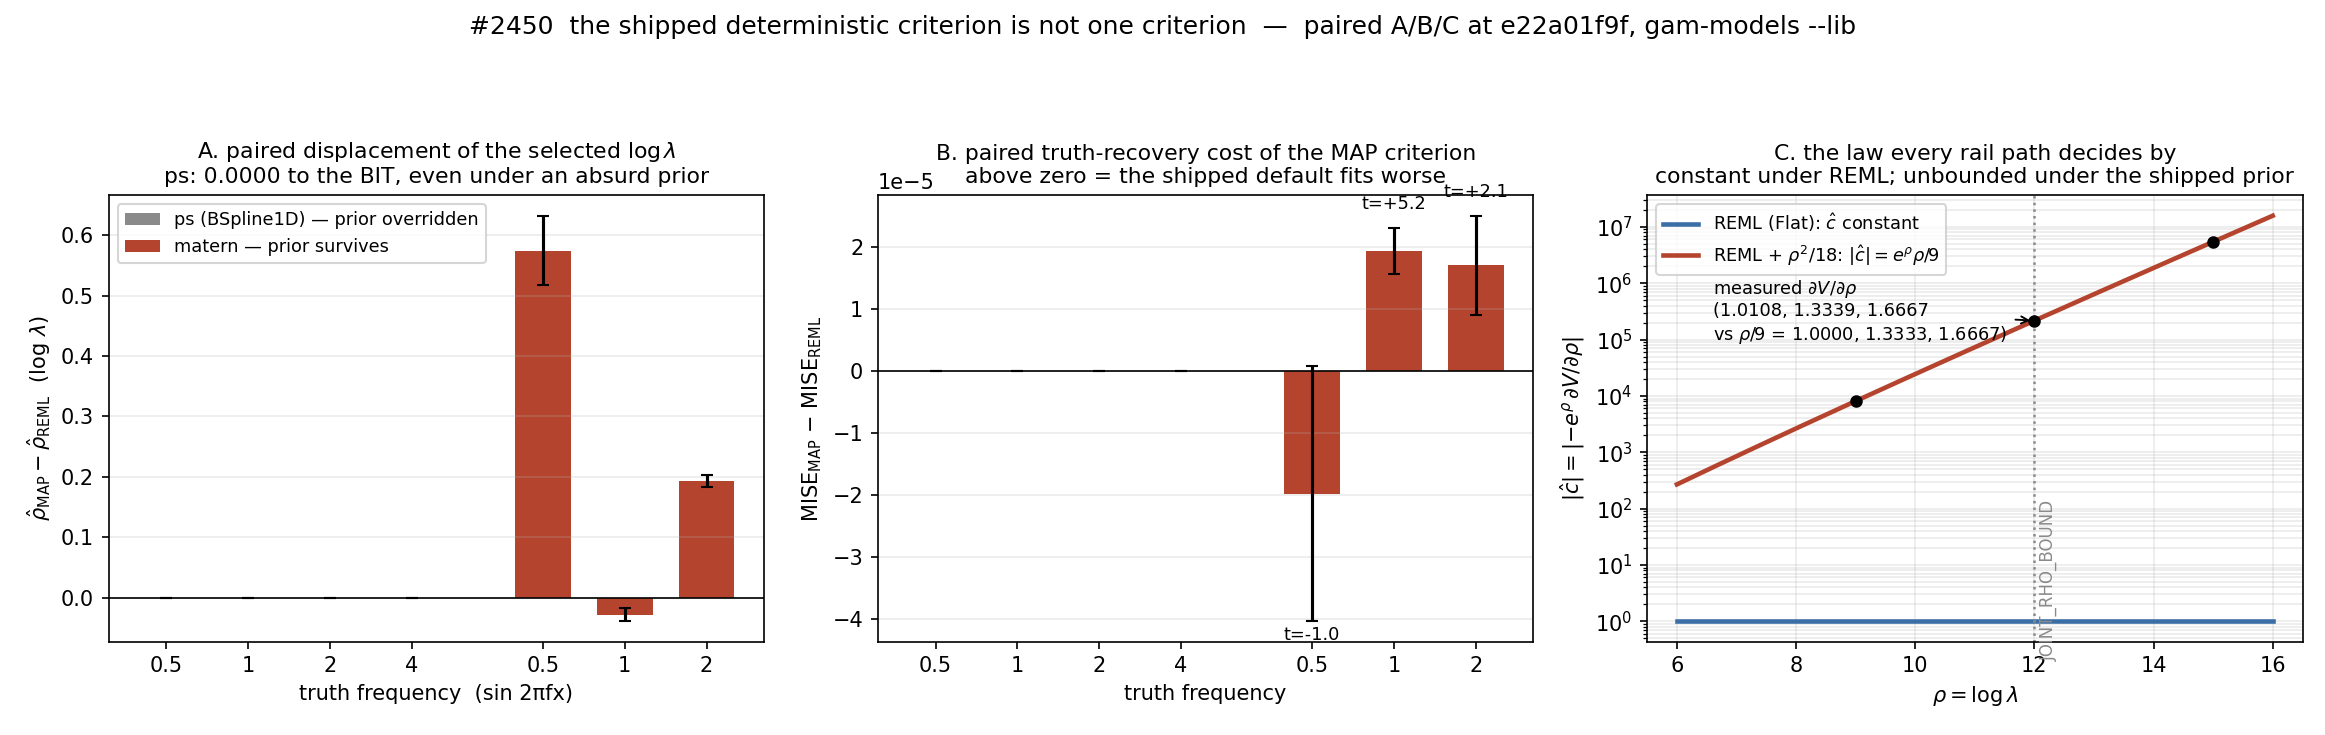

Python code for this plot:
"""#2450 — the shipped criterion is a mosaic, measured.

Panel A  paired displacement of rho-hat, MAP (Normal{0,3}) minus REML (Flat),
         with paired standard errors. `ps` is identically zero to the bit
         because the driver overrides the caller's prior; `matern` is not.
Panel B  paired MISE difference against the noise-free truth, same pairing.
Panel C  why it matters for the rail certificate: c-hat = -e^rho dV/drho,
         which every rail path tests for CONSTANCY. Under REML it is a
         constant; under Normal{0,3} the measured dV/drho -> rho/9 makes it
         diverge, so no lambda=infinity face exists to certify at any box width.

All numbers from `zz_measure_2450_rho_prior_criterion_bias_ladder`
(gam-models --lib, e22a01f9f, A10, 8 paired replicates per cell, n=200,
sigma=0.2, truth = sin(2*pi*f*x)); panel C's dV/drho values are the ladder
already recorded on the issue.
"""

import matplotlib

matplotlib.use("Agg")
import matplotlib.pyplot as plt
import numpy as np

PS = [  # freq, d_rho, se, d_mise, se_mise
    (0.5, 0.0, 0.0, 0.0, 0.0),
    (1.0, 0.0, 0.0, 0.0, 0.0),
    (2.0, 0.0, 0.0, 0.0, 0.0),
    (4.0, 0.0, 0.0, 0.0, 0.0),
]
MATERN = [
    (0.5, +0.5744, 0.0576, -1.9829e-5, 2.0582e-5),
    (1.0, -0.0277, 0.0111, +1.9348e-5, 3.7440e-6),
    (2.0, +0.1933, 0.0099, +1.7021e-5, 7.9959e-6),
]

BLUE = "#3b6ea5"
RED = "#b5442f"
GREY = "#8a8a8a"

fig, axes = plt.subplots(1, 3, figsize=(15.5, 4.9))

# ---------------------------------------------------------------- panel A
ax = axes[0]
w = 0.34
xs_ps = np.arange(len(PS))
xs_mt = np.arange(len(MATERN)) + len(PS) + 0.6
ax.bar(
    xs_ps,
    [r[1] for r in PS],
    w * 2,
    yerr=[r[2] for r in PS],
    color=GREY,
    label="ps (BSpline1D) — prior overridden",
    capsize=3,
)
ax.bar(
    xs_mt,
    [r[1] for r in MATERN],
    w * 2,
    yerr=[r[2] for r in MATERN],
    color=RED,
    label="matern — prior survives",
    capsize=3,
)
ax.axhline(0, color="k", lw=0.8)
ax.set_xticks(list(xs_ps) + list(xs_mt))
ax.set_xticklabels([f"{r[0]:g}" for r in PS] + [f"{r[0]:g}" for r in MATERN])
ax.set_xlabel("truth frequency  (sin 2πfx)")
ax.set_ylabel(r"$\hat\rho_{\rm MAP}-\hat\rho_{\rm REML}$  (log $\lambda$)")
ax.set_title(
    "A. paired displacement of the selected $\\log\\lambda$\n"
    "ps: 0.0000 to the BIT, even under an absurd prior",
    fontsize=10.5,
)
ax.legend(fontsize=8.5, loc="upper left")
ax.grid(alpha=0.25, axis="y")

# ---------------------------------------------------------------- panel B
ax = axes[1]
ax.bar(
    xs_ps,
    [r[3] for r in PS],
    w * 2,
    yerr=[r[4] for r in PS],
    color=GREY,
    capsize=3,
)
ax.bar(
    xs_mt,
    [r[3] for r in MATERN],
    w * 2,
    yerr=[r[4] for r in MATERN],
    color=RED,
    capsize=3,
)
for x, r in zip(xs_mt, MATERN):
    t = r[3] / r[4]
    ax.annotate(
        f"t={t:+.1f}",
        (x, r[3] + np.sign(r[3]) * (r[4] + 3e-6)),
        ha="center",
        fontsize=8.5,
        color="k",
    )
ax.axhline(0, color="k", lw=0.8)
ax.set_xticks(list(xs_ps) + list(xs_mt))
ax.set_xticklabels([f"{r[0]:g}" for r in PS] + [f"{r[0]:g}" for r in MATERN])
ax.set_xlabel("truth frequency")
ax.set_ylabel(r"MISE$_{\rm MAP}$ $-$ MISE$_{\rm REML}$")
ax.set_title(
    "B. paired truth-recovery cost of the MAP criterion\n"
    "above zero = the shipped default fits worse",
    fontsize=10.5,
)
ax.grid(alpha=0.25, axis="y")

# ---------------------------------------------------------------- panel C
ax = axes[2]
rho = np.linspace(6, 16, 400)
# REML: dV/drho = -c*exp(-rho)  =>  c-hat = c, constant. Take c = 1 (the scale
# is irrelevant; constancy is what the certificate tests).
chat_reml = np.ones_like(rho)
# Normal{0, 3}: the criterion carries +rho^2/18, so dV/drho -> rho/9 and
# c-hat = -e^rho * rho/9.
chat_map = np.abs(-np.exp(rho) * rho / 9.0)
ax.semilogy(rho, chat_reml, color=BLUE, lw=2.2, label=r"REML (Flat): $\hat c$ constant")
ax.semilogy(
    rho,
    chat_map,
    color=RED,
    lw=2.2,
    label=r"REML + $\rho^2/18$: $|\hat c| = e^{\rho}\rho/9$",
)
for r0, g in [(9.0, 1.0108), (12.0, 1.3339), (15.0, 1.6667)]:
    ax.plot(r0, np.exp(r0) * g, "o", color="k", ms=5, zorder=5)
ax.annotate(
    "measured $\\partial V/\\partial\\rho$\n(1.0108, 1.3339, 1.6667\nvs $\\rho/9$ = 1.0000, 1.3333, 1.6667)",
    xy=(12.0, np.exp(12.0) * 1.3339),
    xytext=(6.6, 1e5),
    fontsize=8.5,
    arrowprops=dict(arrowstyle="->", lw=0.9),
)
ax.axvline(12.0, color=GREY, ls=":", lw=1.2)
ax.text(12.1, 2e-1, "JOINT_RHO_BOUND", rotation=90, fontsize=8, color=GREY, va="bottom")
ax.set_xlabel(r"$\rho = \log\lambda$")
ax.set_ylabel(r"$|\hat c| = |{-}e^{\rho}\,\partial V/\partial\rho|$")
ax.set_title(
    "C. the law every rail path decides by\n"
    "constant under REML; unbounded under the shipped prior",
    fontsize=10.5,
)
ax.legend(fontsize=8.5, loc="upper left")
ax.grid(alpha=0.25, which="both")

fig.suptitle(
    "#2450  the shipped deterministic criterion is not one criterion  —  paired A/B/C at e22a01f9f, gam-models --lib",
    fontsize=12,
)
fig.tight_layout(rect=(0, 0, 1, 0.94))
out = "/private/tmp/claude-501/-Users-user-gam/9d7b5e0c-3ed5-40db-938b-d889da5b5056/scratchpad/issue_2450_criterion_mosaic.png"
fig.savefig(out, dpi=150)
print(out)
